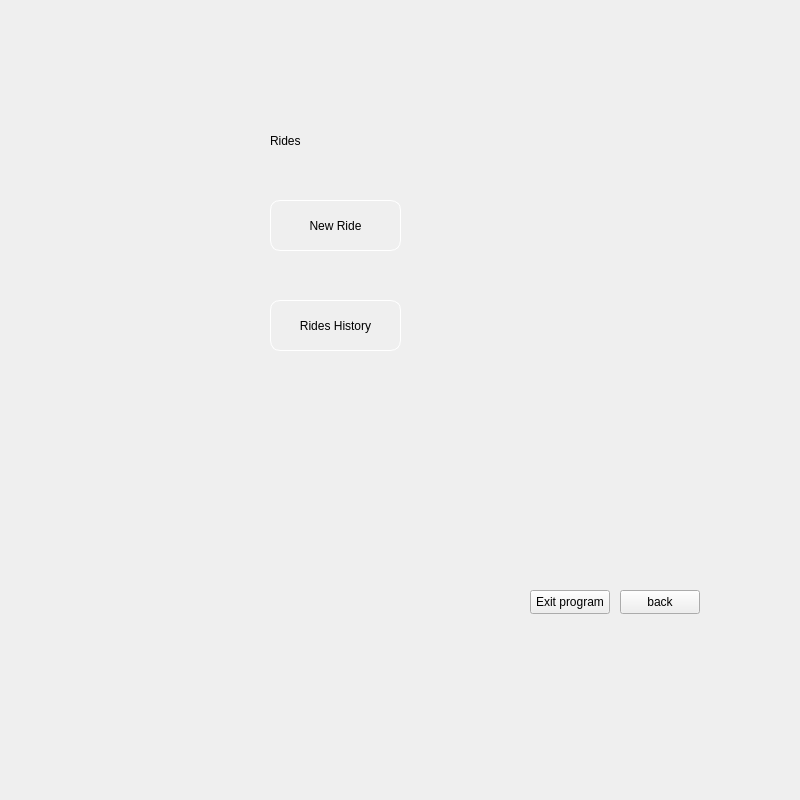
    <widget class="QWidget" name="rides_2">
     <property name="minimumSize">
      <size>
       <width>800</width>
       <height>800</height>
      </size>
     </property>
     <property name="maximumSize">
      <size>
       <width>800</width>
       <height>800</height>
      </size>
     </property>
     <widget class="QWidget" name="widget_3" native="true">
      <property name="geometry">
       <rect>
        <x>170</x>
        <y>100</y>
        <width>321</width>
        <height>381</height>
       </rect>
      </property>
      <widget class="QLabel" name="label_4">
       <property name="geometry">
        <rect>
         <x>100</x>
         <y>20</y>
         <width>171</width>
         <height>41</height>
        </rect>
       </property>
       <property name="styleSheet">
        <string notr="true">font: 700 40pt &quot;Times New Roman&quot;;</string>
       </property>
       <property name="text">
        <string>Rides</string>
       </property>
      </widget>
      <widget class="QPushButton" name="pushButton_6">
       <property name="geometry">
        <rect>
         <x>100</x>
         <y>100</y>
         <width>131</width>
         <height>51</height>
        </rect>
       </property>
       <property name="styleSheet">
        <string notr="true">border-radius:10px;
font: 10pt &quot;Segoe UI&quot;;
border:1px solid white;</string>
       </property>
       <property name="text">
        <string>New Ride</string>
       </property>
      </widget>
      <widget class="QPushButton" name="pushButton_7">
       <property name="geometry">
        <rect>
         <x>100</x>
         <y>200</y>
         <width>131</width>
         <height>51</height>
        </rect>
       </property>
       <property name="styleSheet">
        <string notr="true">border-radius:10px;
font: 10pt &quot;Segoe UI&quot;;
border:1px solid white;</string>
       </property>
       <property name="text">
        <string>Rides History</string>
       </property>
      </widget>
     </widget>
     <widget class="QWidget" name="widget_7" native="true">
      <property name="geometry">
       <rect>
        <x>500</x>
        <y>10</y>
        <width>241</width>
        <height>491</height>
       </rect>
      </property>
      <property name="styleSheet">
       <string notr="true">background-image: url(:/QtWidgetsApplication3/download-removebg-preview.png);
background-position: center;
    background-repeat: no-repeat;
</string>
      </property>
     </widget>
     <widget class="QPushButton" name="back2">
      <property name="geometry">
       <rect>
        <x>620</x>
        <y>590</y>
        <width>80</width>
        <height>24</height>
       </rect>
      </property>
      <property name="text">
       <string>back</string>
      </property>
     </widget>
     <widget class="QPushButton" name="exit2">
      <property name="geometry">
       <rect>
        <x>530</x>
        <y>590</y>
        <width>80</width>
        <height>24</height>
       </rect>
      </property>
      <property name="text">
       <string>Exit program</string>
      </property>
     </widget>
    </widget>
